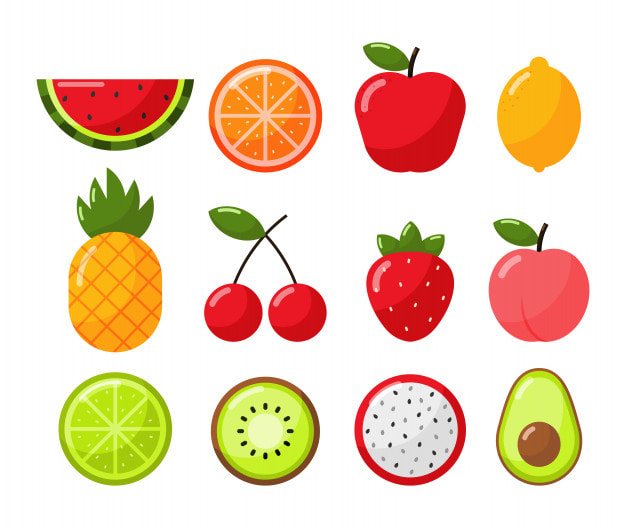
#> input picture 02-Find Shape with Contours/input.jpg, 626 x 528 px, found by its file name
$ python main.py
#> lines starting #> are read from the running program, lines starting #| are printed output that depends on the picture; after the words box and inside, x2 and y2 are one past the last pixel; in counts of white or black regions, pixels touching at a corner belong together
import cv2
import numpy as np

image = cv2.imread("input.jpg")
#> image is the input picture: shape (528, 626, 3); mean B, G, R 189.1, 213.6, 238.8
hsv = cv2.cvtColor(image, cv2.COLOR_BGR2HSV)
#> hsv: shape (528, 626, 3); mean H, S, V 28.9, 63.9, 242.7

lower_red1 = np.array([0, 50, 50])
upper_red1 = np.array([10, 255, 255])
lower_red2 = np.array([170, 50, 50])
upper_red2 = np.array([180, 255, 255])
# hsv uzayında kırmızı için üst ve alt değerler.

mask1 = cv2.inRange(hsv, lower_red1, upper_red1)
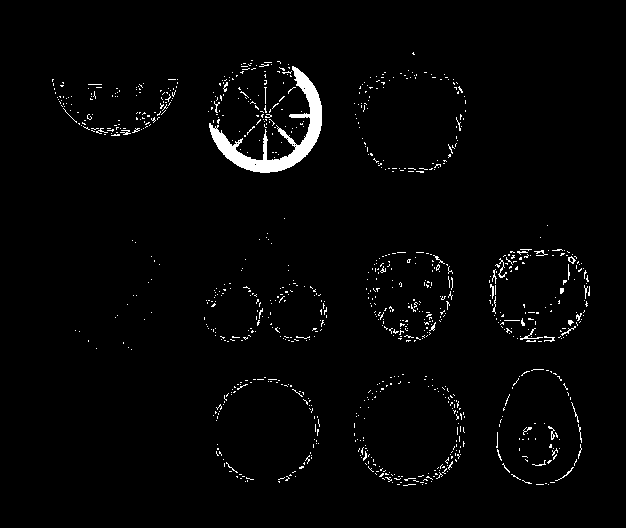
#> mask1: shape (528, 626); 2.1% white; 955 white regions (926 under 20 px), largest, box (x1, y1, x2, y2) and area: (209, 66, 322, 173) 2759, (520, 328, 543, 340) 51, (498, 258, 507, 278) 47
mask2 = cv2.inRange(hsv, lower_red2, upper_red2)
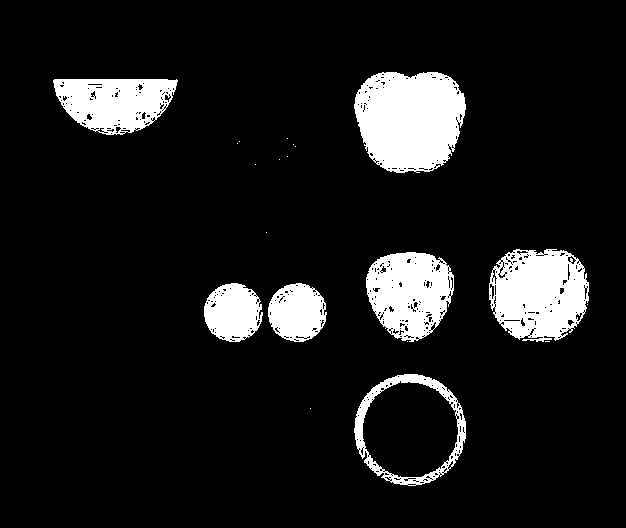
#> mask2: shape (528, 626); 10.3% white; 20 white regions (13 under 20 px), largest, box (x1, y1, x2, y2) and area: (354, 72, 466, 173) 8970, (489, 249, 589, 342) 6954, (366, 252, 454, 342) 5571
mask = cv2.bitwise_or(mask1, mask2)
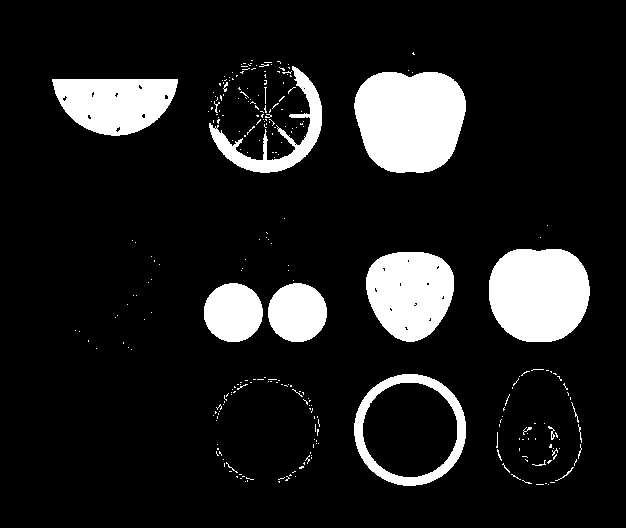
#> mask: shape (528, 626); 12.4% white; 281 white regions (265 under 20 px), largest, box (x1, y1, x2, y2) and area: (354, 72, 466, 173) 9287, (489, 249, 590, 342) 7814, (366, 252, 454, 342) 6137
# maskeleme işlemi

mask = cv2.dilate(mask, np.ones((9,9), np.uint8), iterations=1)
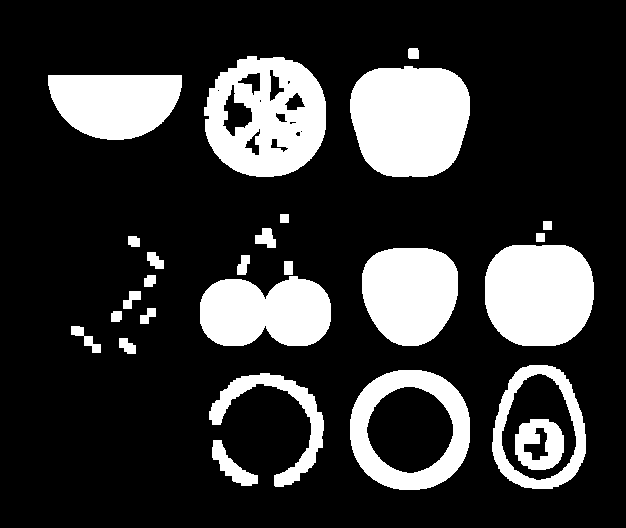
#> mask: shape (528, 626); 21.3% white; 26 white regions, largest, box (x1, y1, x2, y2) and area: (350, 66, 470, 177) 11143, (204, 56, 326, 177) 10204, (485, 245, 594, 346) 9443
mask = cv2.GaussianBlur(mask, (3,3), 0)
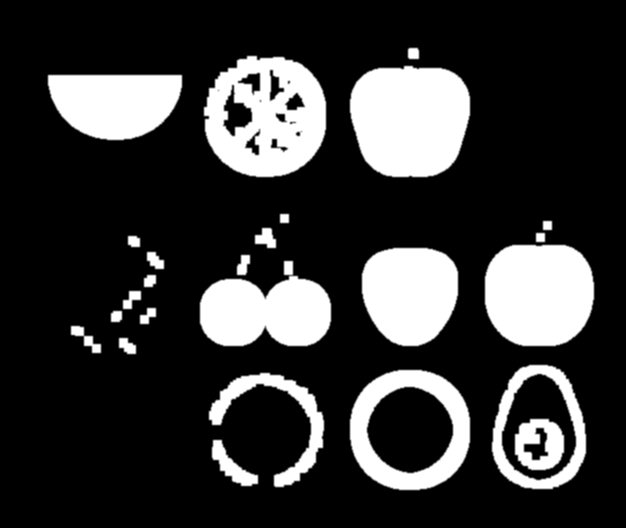
#> mask: shape (528, 626); min 0, max 255, mean 54.3

background = np.zeros(shape=image.shape)
object_only = cv2.bitwise_and(image, image, mask=mask)
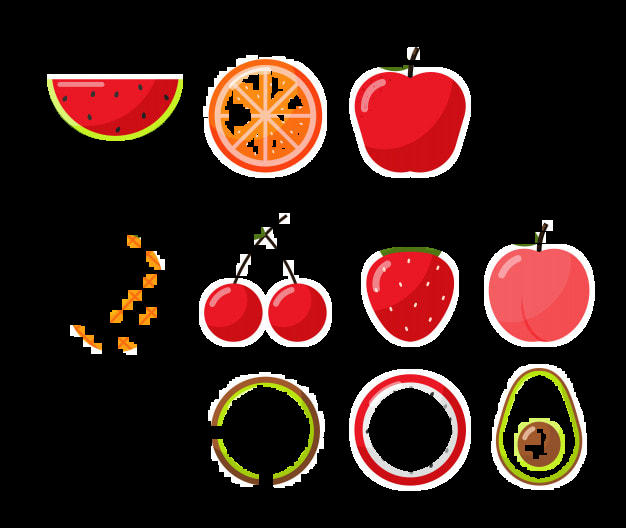
#> object_only: shape (528, 626, 3); mean B, G, R 23.7, 28.7, 53


hsv_object = cv2.cvtColor(object_only, cv2.COLOR_BGR2HSV)
#> hsv_object: shape (528, 626, 3); mean H, S, V 22.5, 35.7, 53.7
hsv_object[:, :, 0][mask > 50] = 150
#> hsv_object: shape (528, 626, 3); mean H, S, V 34.1, 35.7, 53.7
final_object = cv2.cvtColor(hsv_object, cv2.COLOR_HSV2BGR)
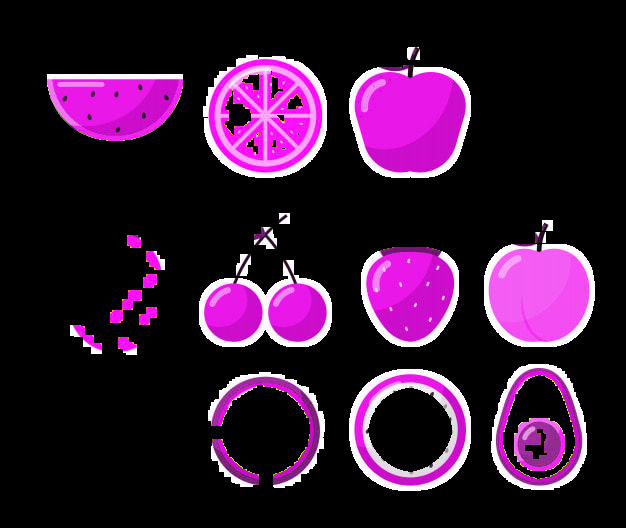
#> final_object: shape (528, 626, 3); mean B, G, R 53, 22.9, 53.6


cv2.imshow("Purple Image", final_object)
cv2.waitKey(0)
cv2.destroyAllWindows()
